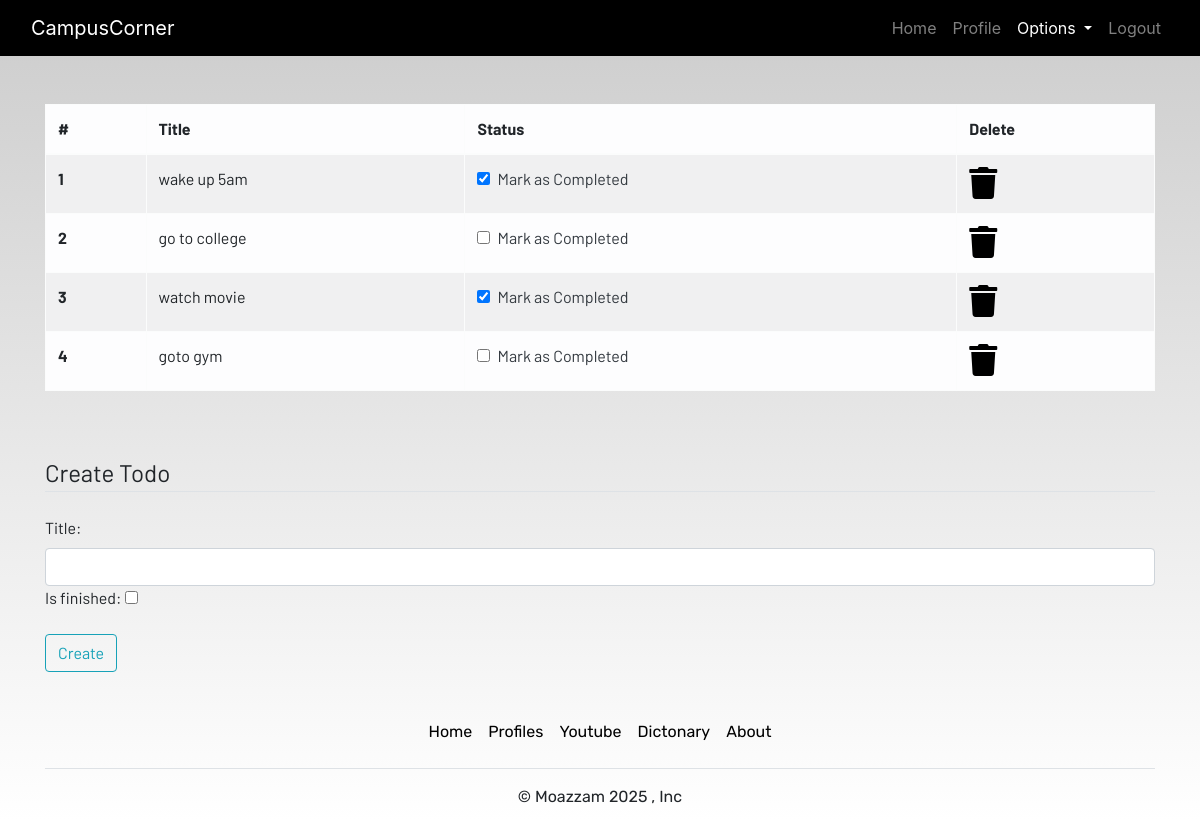
The page /todo/ (signed in) on the database its author committed.
### dashboard/models.py (models this page shows)
class Todo(models.Model):
    user = models.ForeignKey(User, on_delete=models.CASCADE)
    title = models.CharField(max_length=100)
    is_finished = models.BooleanField(default=False)

### dashboard/views.py (the view)
# urls.py: path('todo/',views.todo, name="todo"),
@login_required
def todo(request):
    if request.method == "POST":
        form= TodoForm(request.POST)
        if form.is_valid():
            try:
                finished = request.POST['is_finished']
                if finished=='on':
                    finished=True
                else:
                    finished = False
            except:
                finished = False
            todos=Todo(
                user = request.user,
                title=request.POST['title'],
                is_finished = finished
            )
            todos.save()
            messages.success(request,f"Todo added from {request.user.username} successfully")
    else:
        form  = TodoForm()
    todos = Todo.objects.filter(user = request.user)
    if len(todos)==0:
        todo_done = True
    else:
        todo_done =False
    context = {
        'todos':todos,
        'form':form,
        'todo_done':todo_done
        }
    return render(request,"dashboard/todo.html",context)

### dashboard/forms.py
class TodoForm(forms.ModelForm):
    class Meta:
        model = Todo
        fields = ['title','is_finished']
        widgets = {
            'title':forms.TextInput(attrs={'class':'form-control'})
        }

### dashboard/templates/dashboard/todo.html (shortened to what this page needs)
{% extends 'dashboard/base.html' %} {% load static %} {% block content %}
<div class="container">
  {% if not todo_done %}
  <table class="table table-striped table-bordered table-hover table-light">
    <thead>
      <tr>
        <th scope="col">#</th>
        <th scope="col">Title</th>
        <th scope="col">Status</th>
        <th scope="col">Delete</th>
      </tr>
    </thead>
    <tbody>
      {% for todo in todos %}
      <tr>
        <th scope="row">{{forloop.counter}}</th>
        <td>{{todo.title}}</td>
        <td>
          <a href="{% url "todo_update" todo.id %}">
            <div class="form-check">
              {% if todo.is_finished == True %}
              <input
                class="form-check-input"
                type="checkbox"
                value=""
                checked
              />
              {% else %}
              <input class="form-check-input" type="checkbox" value="" />
              {% endif %}
              <label class="form-check-label text-dark" for="flexCheckDefault">
                Mark as Completed
              </label>
            </div>
          </a>
        </td>
        <td>
          <a href="{% url "todo_delete" todo.id %}"><i class="fa fa-trash fa-2x"></i></a>
        </td>
      </tr>
      {% endfor %}
    </tbody>
  </table>
  {% else %}
  <h4>All tasks have been done!! create to add more</h4>
  {% endif %}
</div>
<br /><br />
<div class="container">
  <form method="POST">
    <fieldset class="form-group">
      {{form}}
      <legend class="border-bottom mb-4">Create Todo</legend>
    </fieldset>
    <div class="form-group">
      <button href="" class="btn btn-outline-info" type="submit">Create</button>
    </div>
  </form>
</div>
{% endblock content %}

### static/css/main.css (style rules this page uses)
html { scroll-behavior: smooth; height: 100%; width: 100%; }
a { text-decoration: none !important; color: black; }
html, body { max-width: 100%; overflow-x: hidden; height: 100%; width: 100%; }
body { background: linear-gradient(rgba(0, 0, 0, 0.2), rgba(255, 255, 255, 0.5)); overflow-x: hidden; background-repeat: no-repeat; }
.fa { color: black; }

### rows shown on the page
Todo: title "wake up 5am"
Todo: title "go to college"
Todo: title "watch movie"
Todo: title "goto gym"
